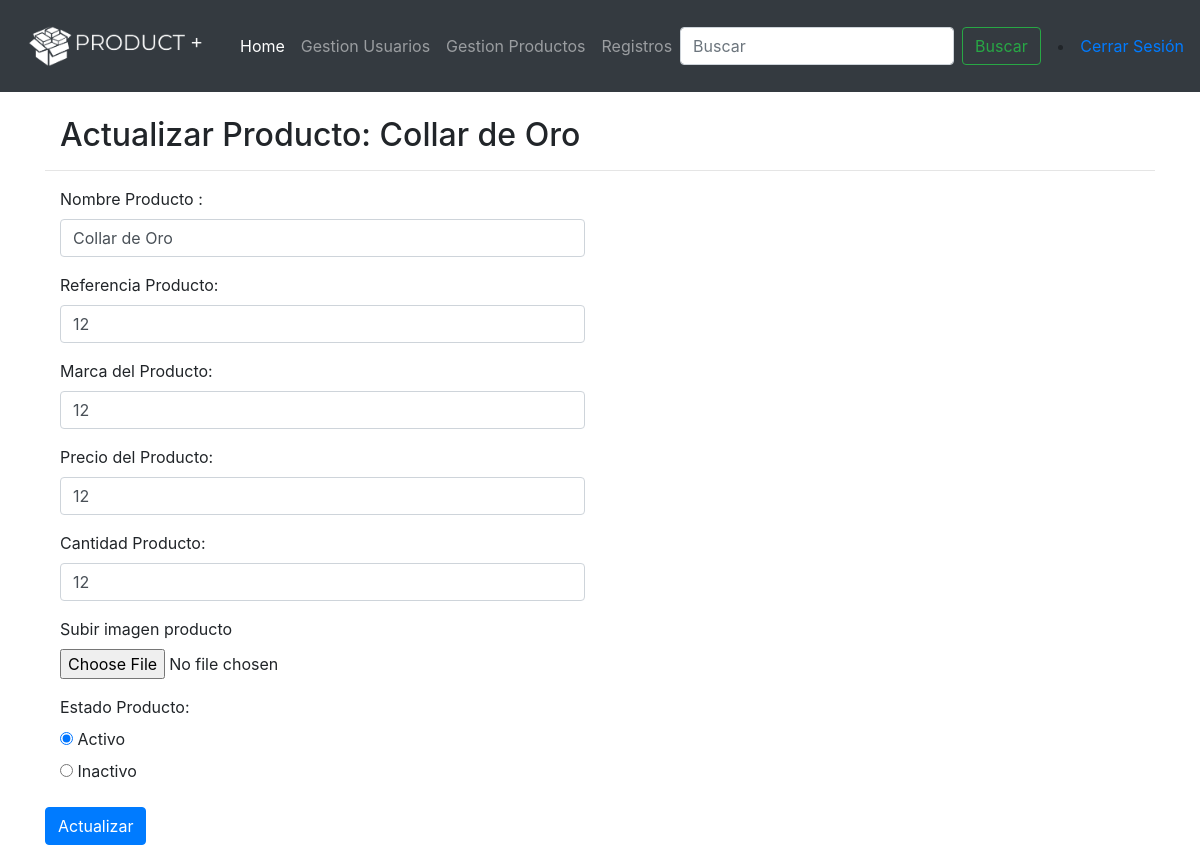
Before: /updateProduct/1 (signed in) with the older database file.
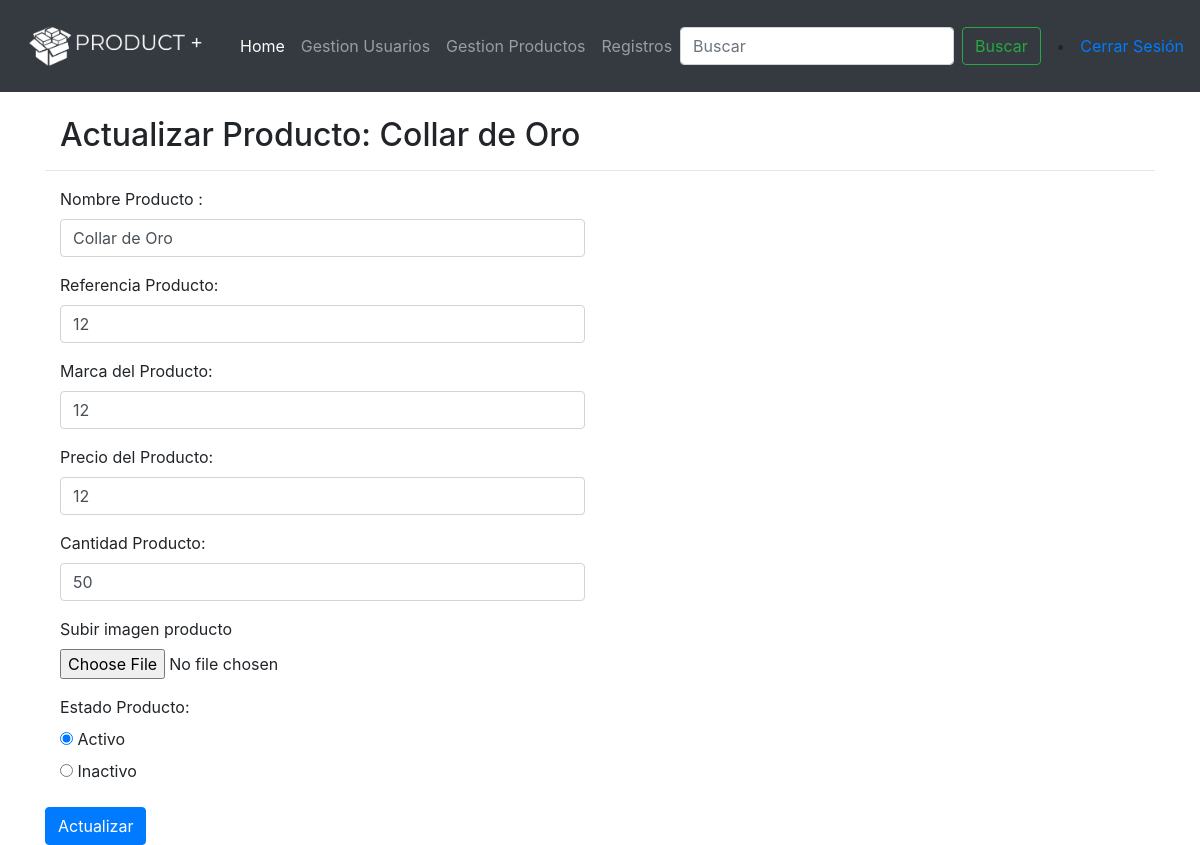
After: the same page with the newer database file.
### app.py (models this page shows, shortened)
class Product(db.Model):
    id = db.Column(db.Integer, primary_key=True)
    nombre = db.Column(db.String(200), nullable=False)
    referencia = db.Column(db.String(25), nullable=False)
    marca = db.Column(db.String(50), nullable=False)
    precio = db.Column(db.Integer, nullable =False)
    cantidad = db.Column(db.Integer, nullable=False)
    imagen = db.Column(db.String(50), nullable=False)
    date_created = db.Column(db.DateTime, default=datetime.utcnow)
    estado = db.Column(db.String, nullable=False)

### app.py (the view)
@app.route('/updateProduct/<int:id>', methods=['GET', 'POST'])
@login_required
def update(id):
    product = Product.query.get_or_404(id)
    if request.method == 'POST':
        nombre = request.form['nombre']
        product.nombre = nombre
        product.referencia = request.form['referencia']
        product.marca = request.form['marca']
        product.cantidad = request.form['cantidad']
        product.precio = request.form['precio']
        product.estado = request.form['estadoProducto']
        imagen = request.files['imagen']
        if imagen:
            nombreimagen = secure_filename(nombre+imagen.filename)
            img_dir = app.config['UPLOAD_FOLDER']
            os.makedirs ( img_dir,exist_ok=True)
            imagen.save(os.path.join(app.config['UPLOAD_FOLDER'], nombreimagen))
            product.imagen = nombreimagen
        user_id = session.get( 'user_id' )
        id= str(user_id)
        user = User.query.filter_by(id = id).first()
        registro = User_Product(user=user,product=product, description='Actualizar Producto: '+product.nombre)
        try:
            db.session.add(registro)
            db.session.commit()
            return redirect('/product')
        except:
            return 'There was an issue updating your task'
    else:
        return render_template('updateProduct.html', product=product)

### app.py (called while the page is built)
def login_required(view):
    @functools.wraps( view )
    def wrapped_view(**kwargs):
        if g.user is None:
            return redirect( url_for( 'index' ) )
        return view( **kwargs )
    return wrapped_view

@app.before_request
def load_logged_in_user():
    user_id = session.get( 'user_id' )
    if user_id is None:
        g.user = None
    else:
        user = User.query.filter_by(id = user_id).first()
        g.user = user

### templates/updateProduct.html (shortened to what this page needs)
{% extends 'base.html' %} {% block content %}
<div class="container-md">
    <div class="abs-center">
        <form action="/updateProduct/{{ product.id }}" method="POST" enctype="multipart/form-data">
            <br>
            <div class="col-md-8">
                <h2 class="Display-2">Actualizar Producto: {{ product.nombre}}</h2>
            </div>
            <hr>
            <div class="form-group">
                <label class="col-md-4 control-label" for="lbnombreProducto">Nombre Producto :</label>
                <div class="col-md-6">
                    <input value="{{ product.nombre}}" id="nombreProducto" name="nombre" type="text" placeholder="Nombre Producto" class="form-control input-md" required="">
                </div>
            </div>
            <div class="form-group">
                <label class="col-md-4 control-label" for="lbreferencia">Referencia Producto: </label>
                <div class="col-md-6">
                    <input value="{{ product.referencia}}" id="referenciaProducto" name="referencia" type="text" placeholder="Ref. Producto" class="form-control input-md" required="">
                </div>
            </div>
            <div class="form-group">
                <label class="col-md-4 control-label" for="lbmarca">Marca del Producto: </label>
                <div class="col-md-6">
                    <input value="{{ product.marca}}" id="marcaProducto" name="marca" type="text" placeholder="Marca Producto" class="form-control input-md" required="">
                </div>
            </div>
            <div class="form-group">
                <label class="col-md-4 control-label" for="lbprecio">Precio del Producto: </label>
                <div class="col-md-6">
                    <input value="{{ product.precio}}" id="lpprecio" name="precio" type="number" placeholder="Marca Producto" class="form-control input-md" required="">
                </div>
            </div>
            <div class="form-group">
                <label class="col-md-4 control-label" for="lbcantidad">Cantidad Producto: </label>
                <div class="col-md-6">
                    <input value="{{ product.cantidad}}" id="cantidadProducto" name="cantidad" type="number" placeholder="Cantidad" class="form-control input-md" required="">
                </div>
            </div>
            <div class="form-group">
                <div class="col-md-4">
                    <label for="subirImagenProducto">Subir imagen producto</label>
                    <input type="file" name="imagen" class="form-control-file" id="subirImagenProducto">
                </div>
            </div>
            <div class="form-group">
                <label class="col-md-4 control-label" required for="estadoProducto">Estado Producto:</label>
                <div class="col-md-4">
                    <div class="radio">
                        <label for="estadoProducto-0">
        <input type="radio" name="estadoProducto" id="estadoProducto-0" {% if product.estado == '1' %}
        checked
        {% endif %} value="1">
        Activo
      </label>
                    </div>
                    <div class="radio">
                        <label for="estadoProducto-1">
        <input type="radio" name="estadoProducto" id="estadoProducto-1"  value="2">
        Inactivo
      </label>
                    </div>
                </div>
            </div>
            <input class="btn btn-primary" type="submit" value="Actualizar">
        </form>
    </div>
</div>
{% endblock %}

Changed rows visible on the page:
changed Product "Collar de Oro": cantidad "12" → "50"
